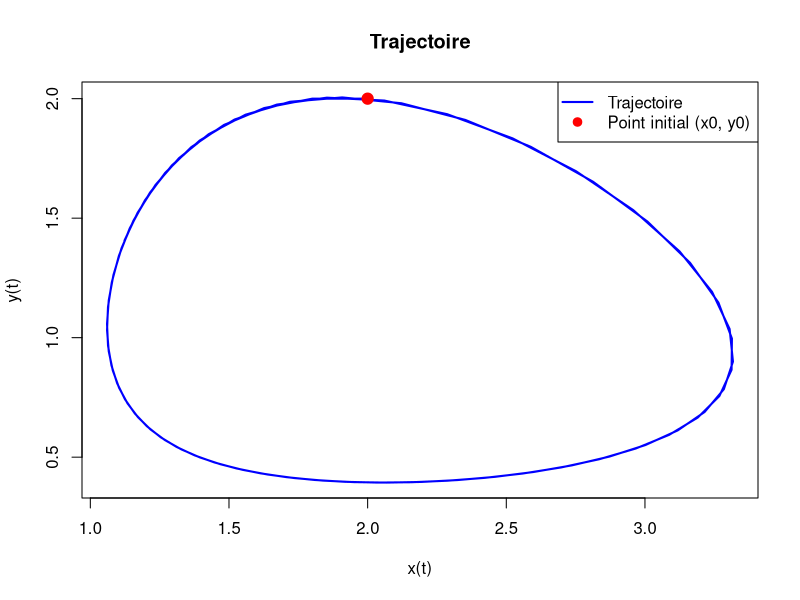

This chart was generated by the following R code:
T<-10
h<-0.1
N<-T/h

a<-1
b<-1
d<-1
g<-2
xi0<-2

x0<-xi0
y0<-xi0


fx <- function(x, y) {
  a*x - b*x*y
}

fy <- function(x, y) {
  d*x*y - g*y
}


# Euler explicite
euler_explicite <- function(x0, y0, N, h) {
  x <- numeric(N + 1)
  y <- numeric(N + 1)
  x[1] <- x0
  y[1] <- y0
  
  for (n in 1:N) {
    x[n + 1] <- x[n] + h * fx(x[n], y[n])
    y[n + 1] <- y[n] + h * fy(x[n], y[n])
  }
  
  return(data.frame(x = x, y = y))
}

# Euler Implicite
euler_implicite <- function(x0, y0, N, h) {
  x <- numeric(N + 1)
  y <- numeric(N + 1)
  x[1] <- x0
  y[1] <- y0
  
  for (n in 1:N) {
    x[n + 1] <- x[n] / (1 - h * (a - b * y[n]))
    y[n + 1] <- y[n] / (1 - h * (d * x[n + 1] - g))
  }
  
  return(data.frame(x = x, y = y))
}

# Méthode du point milieu explicite

point_milieu_explicite <- function(x0, y0, N, h) {
  x <- numeric(N + 1)
  y <- numeric(N + 1)
  x[1] <- x0
  y[1] <- y0
  
  for (n in 1:N) {
    x_mid <- x[n] + (h / 2) * fx(x[n], y[n])
    y_mid <- y[n] + (h / 2) * fy(x[n], y[n])
    
    x[n + 1] <- x[n] + h * fx(x_mid, y_mid)
    y[n + 1] <- y[n] + h * fy(x_mid, y_mid)
  }
  
  return(data.frame(x = x, y = y))
}


# Méthode du point milieu implicite
point_milieu_implicite <- function(x0, y0, N, h) {
  x <- numeric(N + 1)
  y <- numeric(N + 1)
  x[1] <- x0
  y[1] <- y0
  
  for (n in 1:N) {
    x[n + 1] <- ((2 + h) / (2 - h * (a - b * y[n]))) * x[n]
    y[n + 1] <- ((2 + h) / (2 - h * (d *  x[n] - g))) * y[n]
  }
  
  return(data.frame(x = x, y = y))
}

# Méthode d'Euler symplectique
euler_symplectique <- function(x0, y0, N, h) {
  x <- numeric(N + 1)
  y <- numeric(N + 1)
  x[1] <- x0
  y[1] <- y0
  
  for (n in 1:N) {
    y[n + 1] <- y[n] / (1 - h * (d * x[n] - g))
    x[n + 1] <- x[n] + h * fx(x[n], y[n+1])
  }
  
  return(data.frame(x = x, y = y))
}


resultat <- euler_symplectique(x0, y0, N, h)


plot(resultat$x, resultat$y,
     type = "l",
     col = "blue",
     xlab = "x(t)",
     ylab = "y(t)",
     main = "Trajectoire",
     lwd = 2)


points(x0, y0, col = "red", pch = 19, cex = 1.5)
legend("topright",
       legend = c("Trajectoire", "Point initial (x0, y0)"),
       col = c("blue", "red"),
       lty = c(1, NA),
       pch = c(NA, 19),
       lwd = 2)
